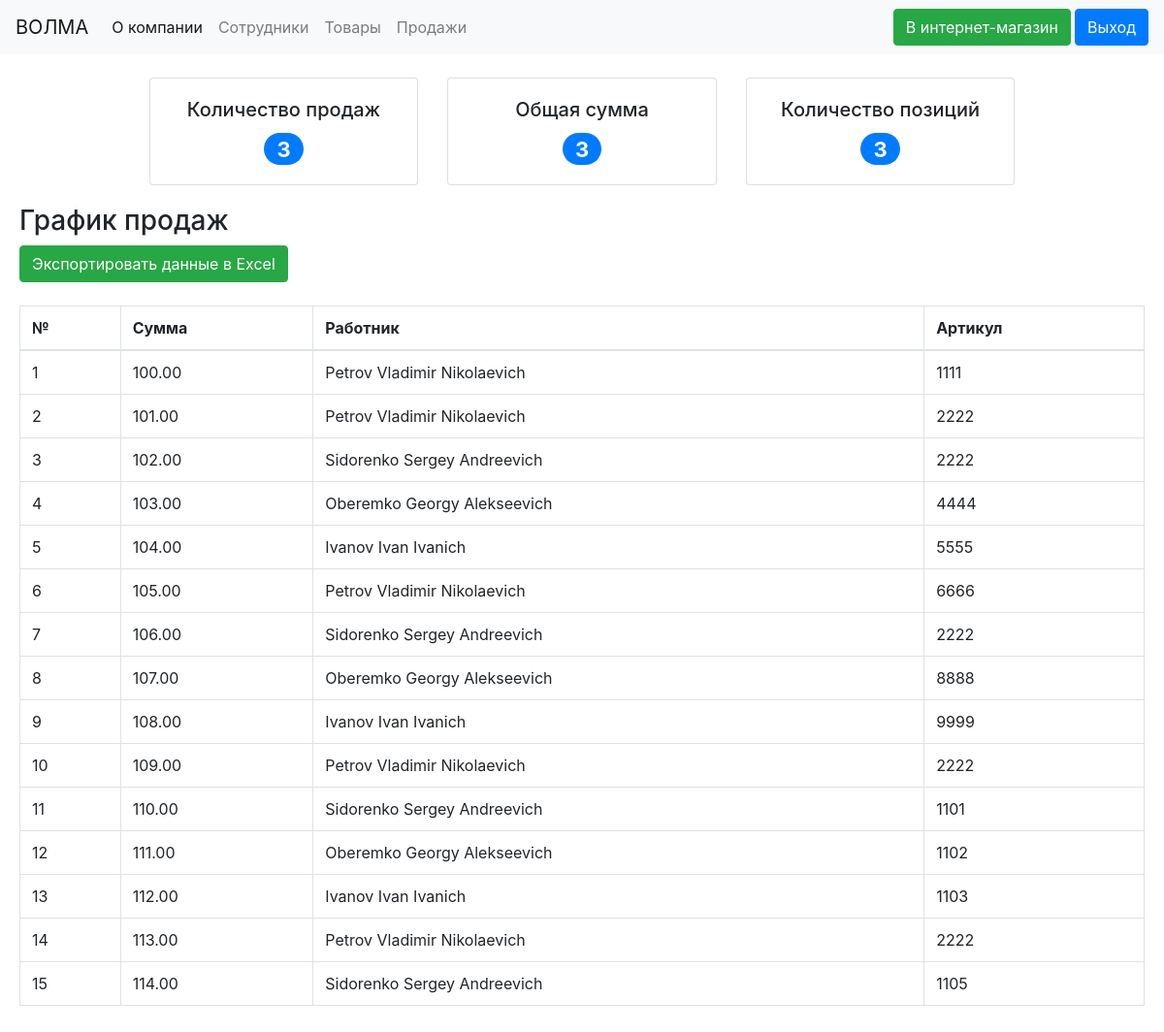
Screenshot of /stats/index.php (signed in) with the database file from the repository.
### tables this page shows
CREATE TABLE `sale` (
  `num_sale` int(11) NOT NULL,
  `total` decimal(15,2) NOT NULL,
  `Workers_number` int(11) NOT NULL,
  `article_number` int(11) NOT NULL
);

CREATE TABLE `Workers3` (
  `Workers_number` int(11) NOT NULL,
  `Wrk_name` varchar(50) NOT NULL,
  `Wrk_position` varchar(50) NOT NULL
);

### stats/index.php (the view, shortened to what this page needs)
<html>
<head>
    <link rel="stylesheet" href="https://maxcdn.bootstrapcdn.com/bootstrap/4.0.0/css/bootstrap.min.css">
    <scridockpt src="https://cdnjs.cloudflare.com/ajax/libs/popper.js/1.12.9/umd/popper.min.js"></script>
    <link rel="stylesheet" type="text/css" href="./assets/main.css"></style>
    <link rel="stylesheet" type="text/css" href="../assets/c3-0.4.21/c3.css">
    </head>
<?php
include_once '../navbar.php';
?>
<div class="row statsCards text-center mt-4">
        <div class="col-sm-3">
            <div class="card rounded">
                <div class="card-body">
                    <h5 class="card-title">Количество продаж</h5>
                    <p class="card-text"><span id="amount" class="badge badge-pill badge-primary" style="font-size: 22">3</span></p>
                </div>
            </div>
        </div>
        <div class="col-sm-3">
            <div class="card">
                <div class="card-body">
                    <h5 class="card-title">Общая сумма</h5>
                    <p class="card-text"><span id="sum" class="badge badge-pill badge-primary" style="font-size: 22">3</span></p>
                </div>
            </div>
        </div>
        <div class="col-sm-3">
            <div class="card">
                <div class="card-body">
                    <h5 class="card-title">Количество позиций</h5>
                    <p class="card-text"><span id="articles" class="badge badge-pill badge-primary" style="font-size: 22">3</span></p>
                </div>
            </div>
        </div>
</div>
<div class="card-body">
    <div class="menu1">
        <div id="1">
          <h3>График продаж</h3>
            </div>
    </div>
    <button class="btn btn-success" onclick="exportCsv()">Экспортировать данные в Excel</button>
    <br><br>
    <table class="table table-bordered">
            <thead>
              <tr>
                <th scope="col">№</th>
                <th scope="col">Cумма</th>
                <th scope="col">Работник</th>
                <th scope="col">Артикул</th>
              </tr>
            </thead>
            <tbody>
            <?php
              require_once '../Api/database.php';
              $conn->set_charset("utf8");
              $sql = 'SELECT * FROM sale LEFT JOIN Workers3 ON Workers3.Workers_number = sale.Workers_number';
              $res = $conn->query($sql);
              if ($res->num_rows > 0) {
                  while ($row = $res->fetch_assoc()) {
                  ?>
                    <tr>
                      <td><?php echo $row['num_sale'] ?></td>
                      <td><?php echo $row['total']?></td>
                      <td><?php echo $row['Wrk_name']?></td>
                      <td><?php echo $row['article_number']?></td>
                    </tr>
                  <?php }}?>
            </tbody>
        </table>
</div>

### assets/main.css (style rules this page uses)
.statsCards { display: flex; align-items: center; justify-content: center; }

### rows the page displays
sale: num_sale "1", total "100.00", workers3.Wrk_name "Petrov Vladimir Nikolaevich", article_number "1111"
sale: num_sale "2", total "101.00", workers3.Wrk_name "Petrov Vladimir Nikolaevich", article_number "2222"
sale: num_sale "3", total "102.00", workers3.Wrk_name "Sidorenko Sergey Andreevich", article_number "2222"
sale: num_sale "4", total "103.00", workers3.Wrk_name "Oberemko Georgy Alekseevich", article_number "4444"
sale: num_sale "5", total "104.00", workers3.Wrk_name "Ivanov Ivan Ivanich", article_number "5555"
sale: num_sale "6", total "105.00", workers3.Wrk_name "Petrov Vladimir Nikolaevich", article_number "6666"
sale: num_sale "7", total "106.00", workers3.Wrk_name "Sidorenko Sergey Andreevich", article_number "2222"
sale: num_sale "8", total "107.00", workers3.Wrk_name "Oberemko Georgy Alekseevich", article_number "8888"
sale: num_sale "9", total "108.00", workers3.Wrk_name "Ivanov Ivan Ivanich", article_number "9999"
sale: num_sale "10", total "109.00", workers3.Wrk_name "Petrov Vladimir Nikolaevich", article_number "2222"
sale: num_sale "11", total "110.00", workers3.Wrk_name "Sidorenko Sergey Andreevich", article_number "1101"
sale: num_sale "12", total "111.00", workers3.Wrk_name "Oberemko Georgy Alekseevich", article_number "1102"
sale: num_sale "13", total "112.00", workers3.Wrk_name "Ivanov Ivan Ivanich", article_number "1103"
sale: num_sale "14", total "113.00", workers3.Wrk_name "Petrov Vladimir Nikolaevich", article_number "2222"
sale: num_sale "15", total "114.00", workers3.Wrk_name "Sidorenko Sergey Andreevich", article_number "1105"
